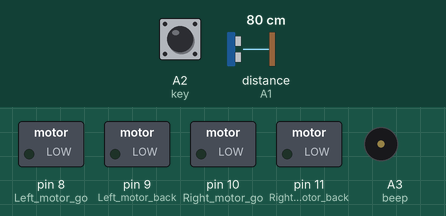
Simulated run of this sketch. Board: Arduino Uno, built with avr-gcc and run on an emulated ATmega328P. On the bench: switched loads named in the sketch (green lamp = pin HIGH), buzzer (waves = sounding, pin HIGH). Dashed ring = blinking. The test bench sets the inputs (shaded band); at power-on: A2 (key) LOW, distance to the obstacle (sensor on A1) 80 cm. The echo pulse lasts 58.3 µs per cm; pins used as bus, display or sensor lines are not drawn; what the sketch prints to the serial monitor is not drawn.

Above: at 1.2 s.
1.3 s: A2 (key) pulled HIGH for 0.15 s
At 2.3 s:
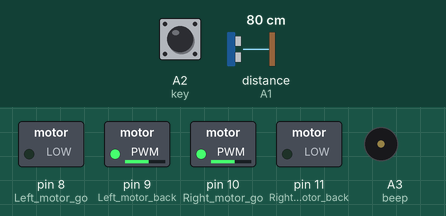
4.4 s: distance to the obstacle (sensor on A1) set to 11 cm
7.4 s: distance to the obstacle (sensor on A1) set to 8 cm
At 7.51 s:
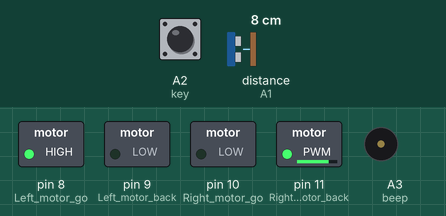
10.4 s: distance to the obstacle (sensor on A1) set to 120 cm
At 11.1 s:
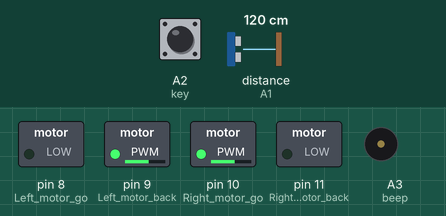
Timing chart, 0 to 13.4 s (numbered marks = the images above; inputs shaded):
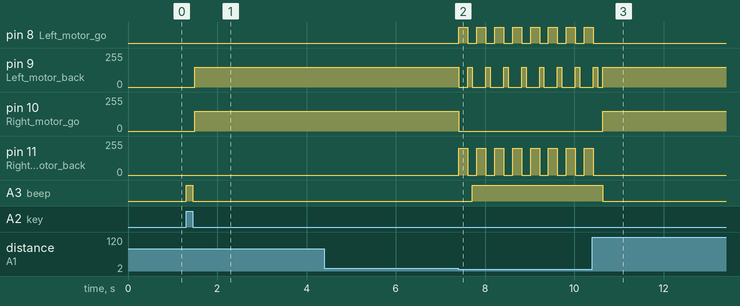

Measured:
- the behaviour switches between 10 and 9 cm on distance to the obstacle (sensor on A1) (found by bisection; images 1 and 2)
- after the input at 1.3 s, pin 9 (Left_motor_back), pin 10 (Right_motor_go): 0/255 → 150/255 after 0.19 s; A3 (beep): LOW → HIGH at once, → LOW 0.14 s later
- after the input at 7.4 s, pin 8 (Left_motor_go): alternates HIGH for 0.20 s and LOW for 0.20 s, starting at once; pin 9 (Left_motor_back): 150/255 → 0/255 at once, then repeats every 0.40 s: 150/255 0.10 s, 0/255 0.30 s
- after the input at 10.4 s, pin 8 (Left_motor_go): goes on until 10.4 s, then stays LOW; pin 10 (Right_motor_go): 0/255 → 150/255 after 0.23 s; pin 11 (Right_motor_back): goes on until 10.4 s, then stays 0/255; A3 (beep): HIGH → LOW after 0.23 s

The sketch:

avoid_ultrasonic.ino
```cpp
/*
    智能小车超声波避障实验
*/

const int Echo = A1; // Echo 回声脚(P2.0)
const int Trig = A0; // Trig 触发脚(P2.1)

int Distance;

const int Left_motor_go = 8;   //左电机前进(IN1)
const int Left_motor_back = 9; //左电机后退(IN2)

const int Right_motor_go = 10;   // 右电机前进(IN3)
const int Right_motor_back = 11; // 右电机后退(IN4)

const int key = A2;  //定义按键 A2 接口
const int beep = A3; //定义蜂鸣器 A3 接口

void setup()
{
    Serial.begin(9600); // 初始化串口
    //初始化电机驱动IO为输出方式
    pinMode(Left_motor_go, OUTPUT);    // PIN 8 (PWM)
    pinMode(Left_motor_back, OUTPUT);  // PIN 9 (PWM)
    pinMode(Right_motor_go, OUTPUT);   // PIN 10 (PWM)
    pinMode(Right_motor_back, OUTPUT); // PIN 11 (PWM)
    pinMode(key, INPUT);               //定义按键接口为输入接口
    pinMode(beep, OUTPUT);
    //初始化超声波引脚
    pinMode(Echo, INPUT);  // 定义超声波输入脚
    pinMode(Trig, OUTPUT); // 定义超声波输出脚
}
/**************    智能小车的基本动作   *************/

void run()
{                                       // 前进
    digitalWrite(Right_motor_go, HIGH); // 右电机前进
    digitalWrite(Right_motor_back, LOW);
    analogWrite(Right_motor_go, 150); //0~255调速，左右轮差异略增减
    analogWrite(Right_motor_back, 0);
    digitalWrite(Left_motor_go, LOW); // 左电机前进
    digitalWrite(Left_motor_back, HIGH);
    analogWrite(Left_motor_go, 0); //PWM比例0~255调速，左右轮差异略增减
    analogWrite(Left_motor_back, 150);
}

void brake(int time)
{ //刹车，停车
    digitalWrite(Right_motor_go, LOW);
    digitalWrite(Right_motor_back, LOW);
    digitalWrite(Left_motor_go, LOW);
    digitalWrite(Left_motor_back, LOW);
    delay(time * 100); //执行时间，可以调整
}

//左转(左轮不动，右轮前进)
void left()
{
    digitalWrite(Right_motor_go, HIGH); // 右电机前进
    digitalWrite(Right_motor_back, LOW);
    analogWrite(Right_motor_go, 200);
    analogWrite(Right_motor_back, 0); //PWM比例0~255调速
    digitalWrite(Left_motor_go, LOW); //左轮后退
    digitalWrite(Left_motor_back, LOW);
    analogWrite(Left_motor_go, 0);
    analogWrite(Left_motor_back, 0); //PWM比例0~255调速
    //delay(time * 100);	//执行时间，可以调整
}

//左转(左轮后退，右轮前进)
void spin_left(int time)
{
    digitalWrite(Right_motor_go, HIGH); // 右电机前进
    digitalWrite(Right_motor_back, LOW);
    analogWrite(Right_motor_go, 200);
    analogWrite(Right_motor_back, 0);  //PWM比例0~255调速
    digitalWrite(Left_motor_go, HIGH); //左轮后退
    digitalWrite(Left_motor_back, LOW);
    analogWrite(Left_motor_go, 200);
    analogWrite(Left_motor_back, 0); //PWM比例0~255调速
    delay(time * 100);               //执行时间，可以调整
}

void right(int time)
{
    digitalWrite(Right_motor_go, LOW); //右电机后退
    digitalWrite(Right_motor_back, LOW);
    analogWrite(Right_motor_go, 0);
    analogWrite(Right_motor_back, 0); //PWM比例0~255调速
    digitalWrite(Left_motor_go, LOW); //左电机前进
    digitalWrite(Left_motor_back, HIGH);
    analogWrite(Left_motor_go, 0);
    analogWrite(Left_motor_back, 150); //PWM比例0~255调速
    delay(time * 100);                 //执行时间，可以调整
}

//右转(右轮后退，左轮前进)
void spin_right(int time)
{
    digitalWrite(Right_motor_go, LOW); //右电机后退
    digitalWrite(Right_motor_back, HIGH);
    analogWrite(Right_motor_go, 0);
    analogWrite(Right_motor_back, 200); //PWM比例0~255调速
    digitalWrite(Left_motor_go, LOW);   //左电机前进
    digitalWrite(Left_motor_back, HIGH);
    analogWrite(Left_motor_go, 0);
    analogWrite(Left_motor_back, 200); //PWM比例0~255调速
    delay(time * 100);                 //执行时间，可以调整
}

//后退
void back(int time)
{
    digitalWrite(Right_motor_go, LOW); //右轮后退
    digitalWrite(Right_motor_back, HIGH);
    analogWrite(Right_motor_go, 0);
    analogWrite(Right_motor_back, 200); //PWM比例0~255调速
    digitalWrite(Left_motor_go, HIGH);  //左轮后退
    digitalWrite(Left_motor_back, LOW);
    analogWrite(Left_motor_go, 200);
    analogWrite(Left_motor_back, 0); //PWM比例0~255调速
    delay(time * 100);               //执行时间，可以调整
}

//按键扫描
void keysacn()
{
    int val;
    val = digitalRead(key);   //读取数字7 口电平值赋给val
    while (!digitalRead(key)) //当按键没被按下时，一直循环
    {
        val = digitalRead(key); //此句可省略，可让循环跑空
    }
    while (digitalRead(key)) //当按键被按下时
    {
        delay(10);              //延时10ms
        val = digitalRead(key); //读取数字7 口电平值赋给val
        if (val == HIGH)        //第二次判断按键是否被按下
        {
            digitalWrite(beep, HIGH);    //蜂鸣器响
            while (!digitalRead(key))    //判断按键是否被松开
                digitalWrite(beep, LOW); //蜂鸣器停止
        }
        else
            digitalWrite(beep, LOW); //蜂鸣器停止
    }
}

float Distance_test() // 测量小车前方最近障碍物的距离
{
    digitalWrite(Trig, LOW); // 给触发脚低电平2μs
    delayMicroseconds(2);
    digitalWrite(Trig, HIGH); // 给触发脚高电平10μs
    delayMicroseconds(10);
    digitalWrite(Trig, LOW);  // 持续给触发脚低电
    float Total_time = pulseIn(Echo, HIGH);     // 读取回声脚接收到高电平的总时间(单位：微秒)。
    float Actual_distance = Total_time / 58;    // 计算实际障碍物的距离（单位：厘米）。
    Serial.print("Distance:");       //输出距离（单位：厘米）。
    Serial.print(Actual_distance);   //显示距离（单位：厘米）。
    return Actual_distance;
}

void loop()
{
    keysacn(); //调用按键扫描函数，当按键没被按下时处于忙等待状态；当按键被按下时，跳出死循环开始超声波避障。
    while (1)
    {
        Distance = Distance_test(); //调用测距函数测量前方最近障碍物的距离
        if (Distance < 10)          //当前方的障碍物的距离小于某个阈值时，开始后退并向右转一个角度
        {
            back(2);
            right(1);                 //右转
            digitalWrite(beep, HIGH); //蜂鸣器响起
            brake(1);                 //停车
        }
        else
        {
            run(); //无障碍物，直行
            digitalWrite(beep, LOW);
        }
    }
}
```
